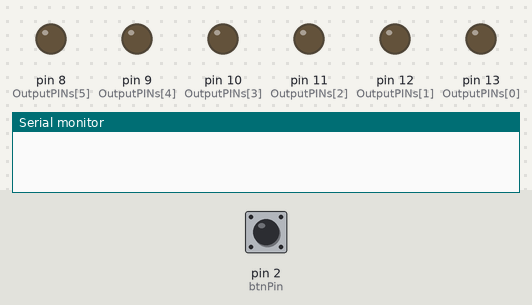
Recording of a sketch running on a simulated Arduino Uno, built with avr-gcc and run on an emulated ATmega328P. Parts: output pins drawn as LEDs (lit = HIGH), the last lines printed to the serial monitor. Inputs (shaded band) come from the test bench; at power-on: pin 2 (btnPin) LOW.

Above: at 1.2 s.
1.3 s: pin 2 (btnPin) pulled HIGH for 0.15 s
At 4.3 s:
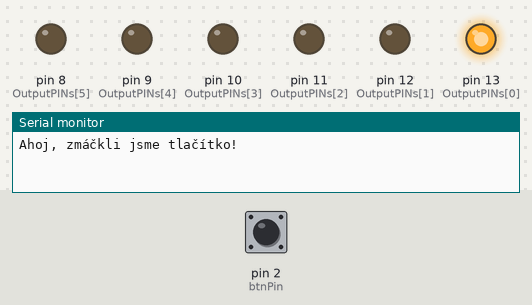
4.4 s: pin 2 (btnPin) pulled HIGH for 1 s
At 6.8 s:
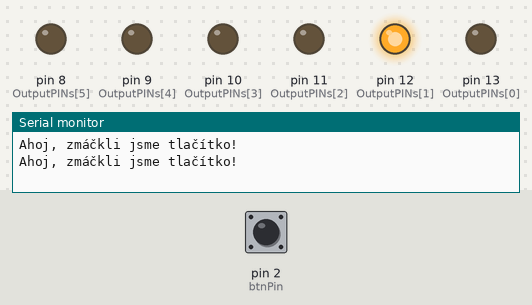
8.4 s: pin 2 (btnPin) pulled HIGH for 3.2 s
At 42.8 s:
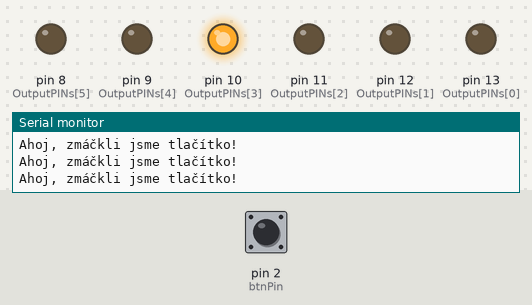
Timing chart, 0 to 43.5 s (numbered marks = the images above; inputs shaded):
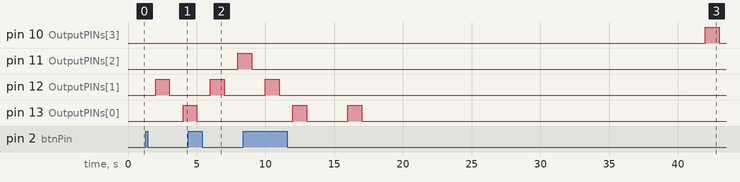

Measured:
- after the input at 1.3 s, pin 11 (OutputPINs[2]): stays LOW (without the input it goes to HIGH after 2.7 s); pin 13 (OutputPINs[0]): LOW → HIGH after 2.7 s
- after the input at 4.4 s, pin 11 (OutputPINs[2]): LOW → HIGH after 3.6 s; pin 12 (OutputPINs[1]): LOW → HIGH after 1.6 s, → LOW 1.0 s later; pin 13 (OutputPINs[0]): goes on until 5.0 s, then stays LOW
- after the input at 8.4 s, pin 8 (OutputPINs[5]), pin 9 (OutputPINs[4]): stops changing and stays LOW; pin 11 (OutputPINs[2]): goes on until 9.0 s, then stays LOW

The sketch:

KnightRiderSwitchable.ino
```cpp
bool changedState = false;
bool dir = false;
int OutputPINs[] = { 13, 12, 11, 10, 9, 8 };
int btnPin = 2;
int r = sizeof(OutputPINs) - 1;
int l = 0;
unsigned long lastTime;
unsigned long currTime;
bool lit = false;

void setup()
{
  lastTime = millis();
  for (int i = 0; i < sizeof(OutputPINs); i++)
  {
    pinMode(OutputPINs[i], OUTPUT);
  }

  pinMode(btnPin, INPUT);

  Serial.begin(9600);
}

void loop()
{
  currTime = millis();
  if (digitalRead(btnPin) == 1)
  {
    if (!changedState)
    {
      // TODO: ChangeState
      changedState = true;
      dir = !dir;
      Serial.println("Ahoj, zmáčkli jsme tlačítko!");
    }
  }
  else if (changedState)
    changedState = false;

  if(currTime - lastTime >= 1000) {
    lastTime = currTime;
    digitalWrite(OutputPINs[l], lit);
    digitalWrite(OutputPINs[r], lit);
    if(lit == false) {
      if(dir) {
        r++;
        l--;
      }
      else {
        r--;
        l++;
      }
    }

    lit = !lit;

  }


}
```
